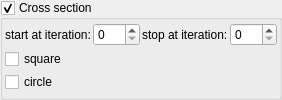
    <widget class="MyGroupBox" name="groupCheck_transf_function_enabled_false">
     <property name="toolTip">
      <string>&lt;html&gt;&lt;head/&gt;&lt;body&gt;&lt;p&gt;bailout may need to be increased for this option&lt;/p&gt;&lt;/body&gt;&lt;/html&gt;</string>
     </property>
     <property name="title">
      <string>Cross section&amp;</string>
     </property>
     <property name="checkable">
      <bool>true</bool>
     </property>
     <layout class="QVBoxLayout" name="verticalLayout_18" stretch="0,0,0">
      <property name="spacing">
       <number>2</number>
      </property>
      <property name="leftMargin">
       <number>2</number>
      </property>
      <property name="topMargin">
       <number>2</number>
      </property>
      <property name="rightMargin">
       <number>2</number>
      </property>
      <property name="bottomMargin">
       <number>2</number>
      </property>
      <item>
       <layout class="QGridLayout" name="gridLayout_72">
        <property name="spacing">
         <number>2</number>
        </property>
        <item row="1" column="3">
         <widget class="MySpinBox" name="spinboxInt_transf_stop_iterations_1">
          <property name="sizePolicy">
           <sizepolicy hsizetype="Minimum" vsizetype="Maximum">
            <horstretch>0</horstretch>
            <verstretch>0</verstretch>
           </sizepolicy>
          </property>
          <property name="maximum">
           <number>999</number>
          </property>
         </widget>
        </item>
        <item row="1" column="1">
         <widget class="MySpinBox" name="spinboxInt_transf_start_iterations">
          <property name="sizePolicy">
           <sizepolicy hsizetype="Minimum" vsizetype="Maximum">
            <horstretch>0</horstretch>
            <verstretch>0</verstretch>
           </sizepolicy>
          </property>
          <property name="maximum">
           <number>999</number>
          </property>
         </widget>
        </item>
        <item row="1" column="0">
         <widget class="QLabel" name="label_279">
          <property name="text">
           <string>start at iteration:</string>
          </property>
         </widget>
        </item>
        <item row="1" column="2">
         <widget class="QLabel" name="label_280">
          <property name="text">
           <string>stop at iteration:</string>
          </property>
         </widget>
        </item>
       </layout>
      </item>
      <item>
       <widget class="MyCheckBox" name="checkBox_transf_function_enabledBx">
        <property name="text">
         <string notr="true">square</string>
        </property>
       </widget>
      </item>
      <item>
       <widget class="MyCheckBox" name="checkBox_transf_function_enabledO_false">
        <property name="text">
         <string notr="true">circle</string>
        </property>
       </widget>
      </item>
     </layout>
    </widget>
